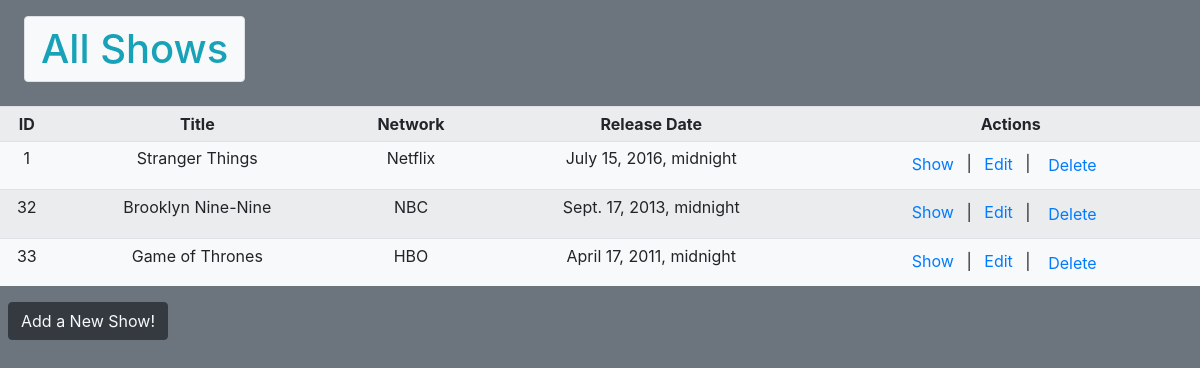
Before: /shows/ with the older database file.
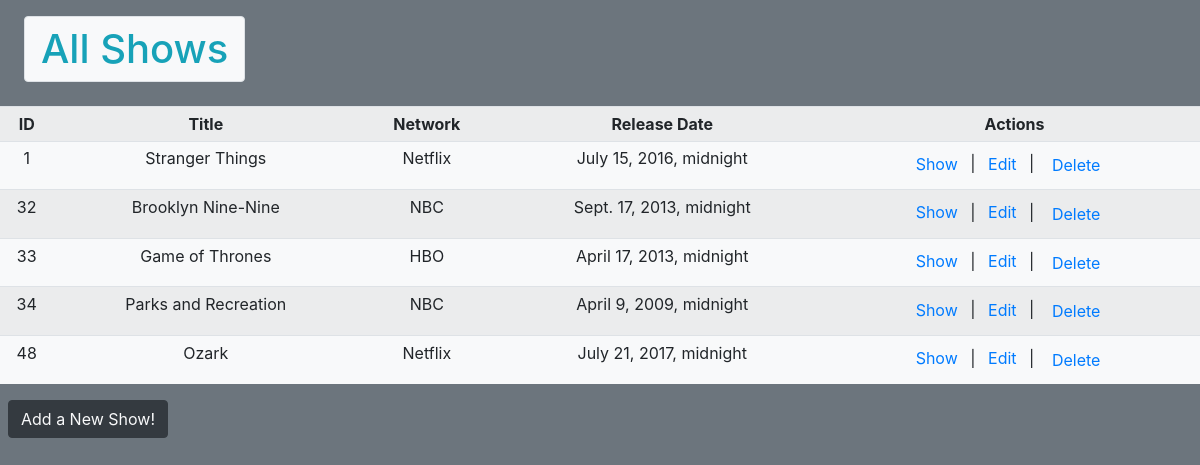
After: the same page with the newer database file.
### TV_shows_app/models.py (models this page shows)
class Show(models.Model):
    title = models.CharField(max_length=255)
    release_date = models.DateTimeField()
    network = models.ForeignKey(Network, related_name="shows", on_delete=models.CASCADE)
    desc = models.TextField()
    created_at = models.DateTimeField(auto_now_add=True)
    updated_at = models.DateTimeField(auto_now=True)
    objects = ShowManager()

class Network(models.Model):
    name = models.CharField(max_length=255)
    created_at = models.DateTimeField(auto_now_add=True)
    updated_at = models.DateTimeField(auto_now=True)

### TV_shows_app/views.py (the view)
# urls.py: path('', views.shows),
def shows(request):
    all_shows = Show.objects.all()
    context = {
        'all_shows': all_shows,
    }
    return render(request, 'shows.html', context)

### TV_shows_app/templates/shows.html (shortened to what this page needs)
<!DOCTYPE html>
<html lang="en">
<head>
    <link rel="stylesheet" href="https://maxcdn.bootstrapcdn.com/bootstrap/4.0.0/css/bootstrap.min.css">
</head>
<body class="bg-secondary">
    <h1 class="display-5 bg-light d-inline-block text-info px-3 py-2 border rounded ml-4 mt-3">All Shows</h1>
    <table class="bg-light mt-3 table table-sm text-center table-striped">
        <tr>
            <th>ID</th>
            <th>Title</th>
            <th>Network</th>
            <th>Release Date</th>
            <th>Actions</th>
        </tr>
        {% for shows in all_shows %}
        <tr>
            <td>{{shows.id}}</td>
            <td>{{shows.title}}</td>
            <td>{{shows.network.name}}</td>
            <td>{{shows.release_date}}</td>
            <td><a class="pr-2" href="{{shows.id}}">Show</a> |
                <a class="px-2" href="{{shows.id}}/edit">Edit</a> |
                <form class="d-inline-block" action="{{shows.id}}/destroy" method="POST">
                    <button class="btn btn-link" type="submit">Delete</button>
                </form>
            </td>
        </tr>
        {% endfor %}
    </table>
    <a role="button" class="btn text-light btn-dark ml-2" href="new">Add a New Show!</a>
</body>
</html>

Changed rows visible on the page:
changed Show "Game of Thrones": release_date "April 17, 2011, midnight" → "April 17, 2013, midnight"
added Show: id "34", title "Parks and Recreation", network.name "NBC", release_date "April 9, 2009, midnight"
added Show: id "48", title "Ozark", network.name "Netflix", release_date "July 21, 2017, midnight"
